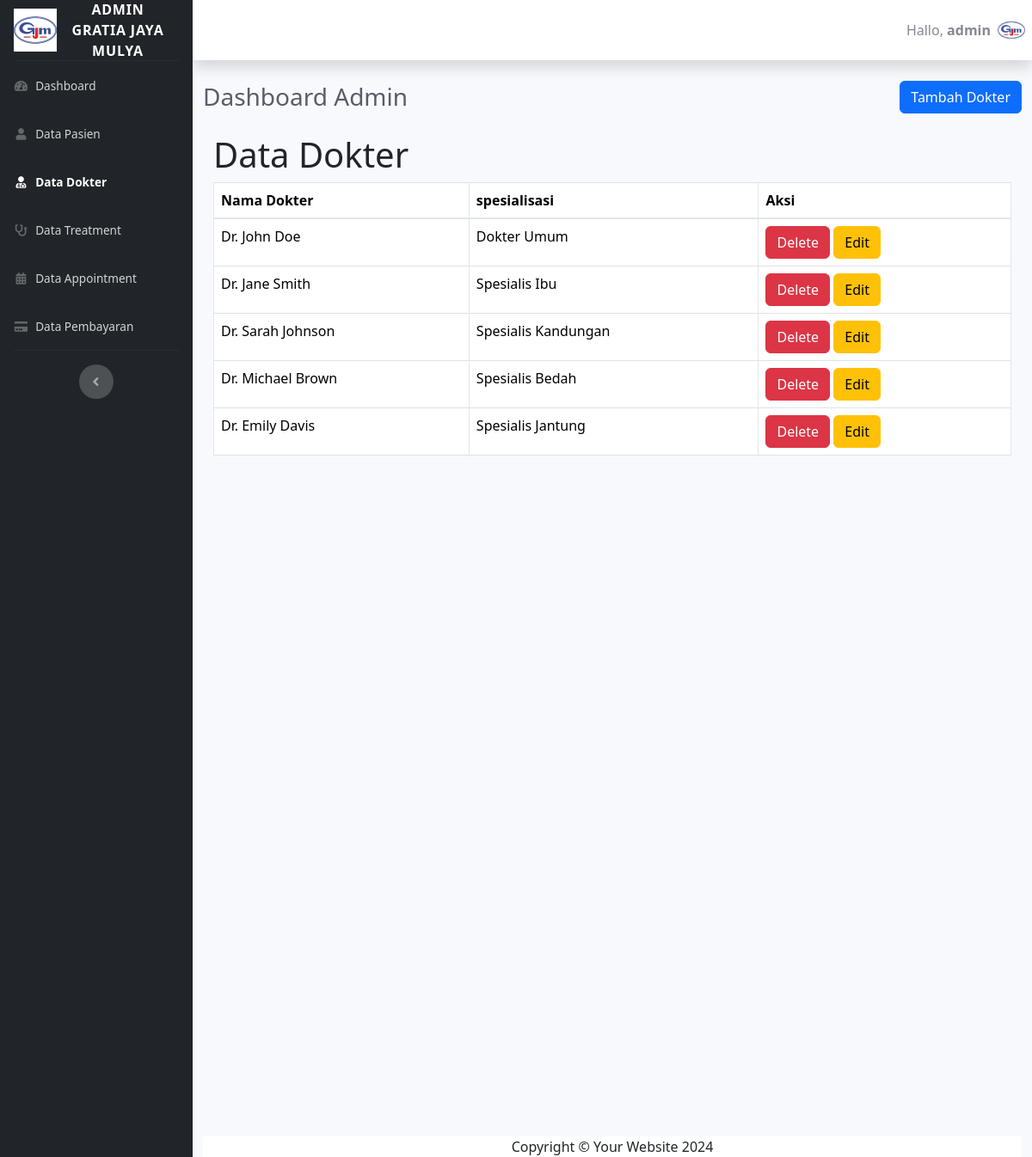
The page /admin/dokter.php (signed in) on the database its author committed.
### tables this page shows
CREATE TABLE `dokter` (
  `id_dokter` char(36) NOT NULL,
  `nama_dokter` varchar(100) NOT NULL,
  `spesialisasi` varchar(100) NOT NULL
);

### admin/controller/dokter_controller.php (called while the page is built, shortened)
<?php
include ('../db/koneksi.php');
$sql_dokter = "SELECT * FROM dokter";
$result_dokter = mysqli_query($conn, $sql_dokter);
$data_dokter = [];
while ($row = mysqli_fetch_assoc($result_dokter)) {
    $data_dokter[] = $row;
}
?>

### admin/dokter.php (the view, shortened to what this page needs)
<?php
include('../db/auto_load.php');
include('../admin/controller/dokter_controller.php');
include('../template/admin/header.php');
?>
<div class="container-fluid">
    <div class="d-sm-flex align-items-center justify-content-between mb-4">
        <h1 class="h3 mb-0 text-gray-800">Dashboard Admin</h1>
        <button class="btn btn-primary" onclick="showAddModal()">Tambah Dokter</button>
    </div>
    <div class="container">
        <h1>Data Dokter</h1>
        <table class="table table-bordered">
            <thead>
                <tr>
                    <th>Nama Dokter</th>
                    <th>spesialisasi</th>
                    <th>Aksi</th>
                </tr>
            </thead>
            <tbody>
                <?php foreach ($data_dokter as $dokter) { ?>
                    <tr>
                        <td><?= htmlspecialchars($dokter['nama_dokter']); ?></td>
                        <td><?= htmlspecialchars($dokter['spesialisasi']); ?></td>
                        <td>
                            <form method="POST" action="dokter.php" style="display:inline;">
                                <button type="button" class="btn btn-danger" onclick="showDeleteModal('<?= $dokter['id_dokter']; ?>', '<?= htmlspecialchars($dokter['nama_dokter']); ?>')">Delete</button>
                                </form>
                            <button class="btn btn-warning" onclick="editDokter('<?= $dokter['id_dokter']; ?>', '<?= htmlspecialchars($dokter['nama_dokter']); ?>', '<?= htmlspecialchars($dokter['spesialisasi']); ?>')">Edit</button>
                        </td>
                    </tr>
                <?php } ?>
            </tbody>
        </table>
    </div>
<?php include('../template/admin/footer.php'); ?>

### template/admin/header.php (shortened to what this page needs)
<!DOCTYPE html>
<html lang="en">
<head>
    <link href="../vendor/fontawesome-free/css/all.min.css" rel="stylesheet" type="text/css">
    <link href="../css/sb-admin-2.min.css" rel="stylesheet">
</head>
<body id="page-top">
    <div id="wrapper">
        <ul class="navbar-nav bg-dark sidebar sidebar-dark accordion" id="accordionSidebar">
            <a class="sidebar-brand d-flex align-items-center justify-content-center" href="index.html">
                <div class="sidebar-brand-icon">
                    <img src="../assets/img/logo.jpeg" style="width: 50px;" alt="Gratia Jaya Mulya">
                </div>
                <div class="sidebar-brand-text mx-3">Admin </br> Gratia Jaya Mulya</div>
            </a>
            <hr class="sidebar-divider my-0">
            <li class="nav-item <?php echo basename($_SERVER['PHP_SELF']) == 'dashboard.php' ? 'active' : ''; ?>">
                <a class="nav-link" href="dashboard.php">
                    <i class="fas fa-fw fa-tachometer-alt"></i>
                    <span>Dashboard</span>
                </a>
            </li>
            <li class="nav-item <?php echo basename($_SERVER['PHP_SELF']) == 'pasien.php' ? 'active' : ''; ?>">
                <a class="nav-link" href="pasien.php">
                    <i class="fas fa-fw fa-user"></i>
                    <span>Data Pasien</span>
                </a>
            </li>
            <li class="nav-item <?php echo basename($_SERVER['PHP_SELF']) == 'dokter.php' ? 'active' : ''; ?>">
                <a class="nav-link" href="dokter.php">
                    <i class="fas fa-fw fa-user-md"></i>
                    <span>Data Dokter</span>
                </a>
            </li>
            <li class="nav-item <?php echo basename($_SERVER['PHP_SELF']) == 'treatment.php' ? 'active' : ''; ?>">
                <a class="nav-link" href="treatment.php">
                    <i class="fas fa-fw fa-stethoscope"></i>
                    <span>Data Treatment</span>
                </a>
            </li>
            <li class="nav-item <?php echo basename($_SERVER['PHP_SELF']) == 'appointment.php' ? 'active' : ''; ?>">
                <a class="nav-link" href="appointment.php">
                    <i class="fas fa-fw fa-calendar-alt"></i>
                    <span>Data Appointment</span>
                </a>
            </li>
            <li class="nav-item <?php echo basename($_SERVER['PHP_SELF']) == 'pembayaran.php' ? 'active' : ''; ?>">
                <a class="nav-link" href="pembayaran.php">
                    <i class="fas fa-fw fa-credit-card"></i>
                    <span>Data Pembayaran</span>
                </a>
            </li>
            <hr class="sidebar-divider d-none d-md-block">
            <div class="text-center d-none d-md-inline">
                <button class="rounded-circle border-0" id="sidebarToggle"></button>
            </div>
        </ul>
        <div id="content-wrapper" class="d-flex flex-column">
            <div id="content">
                <nav class="navbar navbar-expand navbar-light bg-white topbar mb-4 static-top shadow">
                    <ul class="navbar-nav ml-auto">
                        <li class="nav-item dropdown no-arrow">
                            <a class="nav-link dropdown-toggle" href="#" id="userDropdown" role="button" data-toggle="dropdown" aria-haspopup="true" aria-expanded="false">
                                <span class="mr-2 d-none d-lg-inline text-gray-600">Hallo, <b><?= $_SESSION['username']; ?></b></span>
                                <img class="img-profile rounded-circle" src="../assets/img/logo.jpeg">
                            </a>
                        </li>
                    </ul>
                </nav>

### template/admin/footer.php (shortened to what this page needs)
<!DOCTYPE html>
<html lang="en">
<head>
    <link href="../vendor/bootstrap/css/bootstrap.min.css" rel="stylesheet">
</head>
<body>
    <div class="d-flex flex-column" style="height: 100vh;">
        <div class="content flex-fill">
        </div>
        <footer class="bg-white text-center text-lg-start mt-auto">
            <div class="container my-auto">
                <div class="copyright text-center my-auto">
                    <span>Copyright &copy; Your Website 2024</span>
                </div>
            </div>
        </footer>
    </div>
</body>
</html>

### template/admin/footer.php (style rules this page uses)
html, body { height: 100%; margin: 0; }
.content { min-height: calc(100vh - 56px); }

### rows shown on the page
dokter: nama_dokter "Dr. John Doe", spesialisasi "Dokter Umum"
dokter: nama_dokter "Dr. Jane Smith", spesialisasi "Spesialis Ibu"
dokter: nama_dokter "Dr. Sarah Johnson", spesialisasi "Spesialis Kandungan"
dokter: nama_dokter "Dr. Michael Brown", spesialisasi "Spesialis Bedah"
dokter: nama_dokter "Dr. Emily Davis", spesialisasi "Spesialis Jantung"

### other values the page prints
$_SESSION['username'] "admin"
